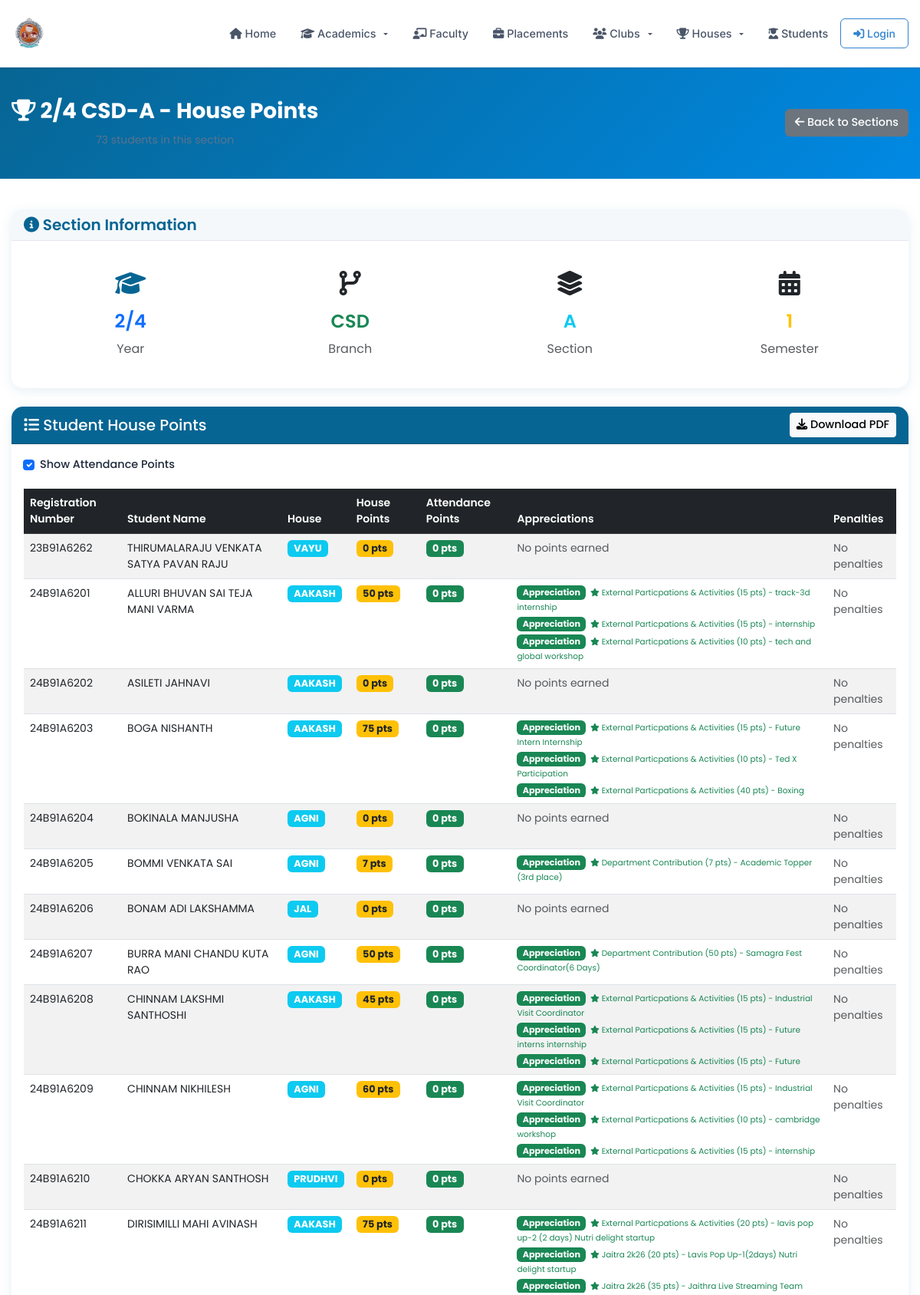
/section_house_points_detail.php?class_id=4 (upper part), run on the app's committed database.
### tables this page shows
CREATE TABLE `classes` (
  `class_id` int(11) NOT NULL,
  `academic_year` varchar(20) NOT NULL,
  `year` tinyint(1) NOT NULL,
  `semester` tinyint(1) NOT NULL,
  `branch` varchar(50) NOT NULL,
  `section` varchar(10) NOT NULL
);

CREATE TABLE `students` (
  `student_id` varchar(20) NOT NULL,
  `name` varchar(100) NOT NULL,
  `email` varchar(100) NOT NULL,
  `password` varchar(255) NOT NULL,
  `branch` varchar(50) NOT NULL,
  `section` varchar(10) NOT NULL,
  `class_id` int(11) NOT NULL,
  `hid` int(11) DEFAULT NULL,
  `is_alumni` tinyint(1) DEFAULT 0,
  `profile_picture` varchar(255) DEFAULT NULL,
  `created_at` timestamp NOT NULL DEFAULT current_timestamp()
);

CREATE TABLE `houses` (
  `hid` int(11) NOT NULL,
  `name` varchar(100) NOT NULL,
  `created_at` timestamp NOT NULL DEFAULT current_timestamp()
);

### section_house_points_detail.php (the view, shortened to what the rows shown need)
<?php
include './connect.php';
include './db_migration_helper.php';
$db_helper = new DatabaseMigrationHelper($conn);
$class_id = $_GET['class_id'] ?? null;
$class_query = "SELECT class_id, year, branch, section, semester, academic_year FROM classes WHERE class_id = ?";
$stmt = mysqli_prepare($conn, $class_query);
mysqli_stmt_bind_param($stmt, "i", $class_id);
mysqli_stmt_execute($stmt);
mysqli_stmt_bind_result($stmt, $class_id_result, $year, $branch, $section, $semester, $academic_year);
$class_data = [
    'class_id' => $class_id_result,
    'year' => $year,
    'branch' => $branch,
    'section' => $section,
    'semester' => $semester,
    'academic_year' => $academic_year
];
$section_name = $class_data['year'] . '/4 ' . strtoupper($class_data['branch']) . '-' . strtoupper($class_data['section']);
$students_query = "
    SELECT s.student_id, s.name, h.name as house_name
    FROM students s
    LEFT JOIN houses h ON s.hid = h.hid
    WHERE s.class_id = " . (int)$class_id . "
    ORDER BY s.student_id ASC
";
$students_result = mysqli_query($conn, $students_query);
$students = [];
if ($students_result) {
    while ($row = mysqli_fetch_assoc($students_result)) {
        $student = [
            'student_id' => $row['student_id'],
            'name' => $row['name'],
            'house_name' => $row['house_name']
        ];
        $house_points = 0;
        $participants_query = "SELECT COALESCE(SUM(points), 0) as points FROM participants WHERE student_id = '" . mysqli_real_escape_string($conn, $student['student_id']) . "'";
        $participants_result = mysqli_query($conn, $participants_query);
        if ($participants_result) {
            $participants_data = mysqli_fetch_assoc($participants_result);
            $house_points += (int)($participants_data['points'] ?? 0);
        }
        $organizers_query = "SELECT COALESCE(SUM(points), 0) as points FROM organizers WHERE student_id = '" . mysqli_real_escape_string($conn, $student['student_id']) . "'";
        $organizers_result = mysqli_query($conn, $organizers_query);
        if ($organizers_result) {
            $organizers_data = mysqli_fetch_assoc($organizers_result);
            $house_points += (int)($organizers_data['points'] ?? 0);
        }
        $appreciations_query = "SELECT COALESCE(SUM(points), 0) as points FROM appreciations WHERE student_id = '" . mysqli_real_escape_string($conn, $student['student_id']) . "'";
        $appreciations_result = mysqli_query($conn, $appreciations_query);
        if ($appreciations_result) {
            $appreciations_data = mysqli_fetch_assoc($appreciations_result);
            $house_points += (int)($appreciations_data['points'] ?? 0);
        }
        $penalties_query = "SELECT COALESCE(SUM(points), 0) as points FROM penalties WHERE student_id = '" . mysqli_real_escape_string($conn, $student['student_id']) . "'";
        $penalties_result = mysqli_query($conn, $penalties_query);
        if ($penalties_result) {
            $penalties_data = mysqli_fetch_assoc($penalties_result);
            $house_points += (int)($penalties_data['points'] ?? 0);
        }
        $attendance_stats = $db_helper->getStudentAttendanceStats($student['student_id']);
        $attendance_percentage = $attendance_stats['attendance_percentage'] ?? 0;
        $attendance_points = round($attendance_percentage);
        $appreciations_detail_query = "
            SELECT 'participant' as source, e.title as event_title, p.points, 'Participation' as reason, p.registered_at as created_at
            FROM participants p
            JOIN events e ON p.event_id = e.event_id
            WHERE p.student_id = '" . mysqli_real_escape_string($conn, $student['student_id']) . "' AND p.points > 0
            UNION ALL
            SELECT 'organizer' as source, e.title as event_title, o.points, o.role as reason, o.assigned_at as created_at
            FROM organizers o
            JOIN events e ON o.event_id = e.event_id
            WHERE o.student_id = '" . mysqli_real_escape_string($conn, $student['student_id']) . "'
            UNION ALL
            SELECT 'appreciation' as source, e.title as event_title, a.points, a.reason, a.created_at
            FROM appreciations a
            JOIN events e ON a.event_id = e.event_id
            WHERE a.student_id = '" . mysqli_real_escape_string($conn, $student['student_id']) . "'
            ORDER BY created_at DESC
        ";
        $appreciations_detail_result = mysqli_query($conn, $appreciations_detail_query);
        $appreciations_details = [];
        if ($appreciations_detail_result) {
            while ($row = mysqli_fetch_assoc($appreciations_detail_result)) {
                $appreciations_details[] = $row;
            }
        }
        $penalties_details = [];
        $student['house_points'] = $house_points;
        $student['attendance_points'] = $attendance_points;
        $student['appreciations_details'] = $appreciations_details;
        $student['penalties_details'] = $penalties_details;
        $students[] = $student;
    }
}
$student_count = count($students);
?>
<!DOCTYPE html>
<html lang="en">
<head>
    <?php include "./head.php"; ?>
</head>
<body>
    <div class="page-title">
        <div class="container">
            <div class="d-flex justify-content-between align-items-center">
                <div>
                    <h2><i class="fas fa-trophy"></i> <?php echo htmlspecialchars($section_name); ?> - House Points</h2>
                    <p><?php echo $student_count; ?> students in this section</p>
                </div>
            </div>
        </div>
    </div>
    <div class="main-content">
        <div class="container">
            <div class="card mb-4" style="border: none; box-shadow: 0 4px 16px rgba(7,101,147,0.1); border-radius: 15px;">
                <div class="card-body p-4">
                    <div class="row">
                        <div class="col-md-3 text-center">
                            <div class="info-item">
                                <i class="fas fa-graduation-cap" style="font-size: 2rem; color: var(--primary-blue); margin-bottom: 10px;"></i>
                                <h4 class="text-primary"><?php echo $class_data['year']; ?>/4</h4>
                                <p class="text-muted mb-0">Year</p>
                            </div>
                        </div>
                        <div class="col-md-3 text-center">
                            <div class="info-item">
                                <i class="fas fa-code-branch" style="font-size: 2rem; color: var(--success); margin-bottom: 10px;"></i>
                                <h4 class="text-success"><?php echo strtoupper($class_data['branch']); ?></h4>
                                <p class="text-muted mb-0">Branch</p>
                            </div>
                        </div>
                        <div class="col-md-3 text-center">
                            <div class="info-item">
                                <i class="fas fa-layer-group" style="font-size: 2rem; color: var(--info); margin-bottom: 10px;"></i>
                                <h4 class="text-info"><?php echo strtoupper($class_data['section']); ?></h4>
                                <p class="text-muted mb-0">Section</p>
                            </div>
                        </div>
                        <div class="col-md-3 text-center">
                            <div class="info-item">
                                <i class="fas fa-calendar-alt" style="font-size: 2rem; color: var(--warning); margin-bottom: 10px;"></i>
                                <h4 class="text-warning"><?php echo $class_data['semester']; ?></h4>
                                <p class="text-muted mb-0">Semester</p>
                            </div>
                        </div>
                    </div>
                </div>
            </div>
            <?php if (!empty($students)): ?>
                <div class="card" style="border: none; box-shadow: 0 4px 16px rgba(7,101,147,0.1); border-radius: 15px;">
                    <div class="card-body">
                        <div class="table-responsive">
                            <table class="table table-striped table-hover" id="housePointsTable">
                                <thead class="table-dark">
                                    <tr>
                                        <th>Registration Number</th>
                                        <th>Student Name</th>
                                        <th>House</th>
                                        <th>House Points</th>
                                        <th class="attendance-column">Attendance Points</th>
                                        <th>Appreciations</th>
                                        <th>Penalties</th>
                                    </tr>
                                </thead>
                                <tbody>
                                    <?php foreach ($students as $student): ?>
                                        <tr>
                                            <td data-label="Registration Number"><?php echo htmlspecialchars($student['student_id']); ?></td>
                                            <td data-label="Student Name"><?php echo htmlspecialchars($student['name']); ?></td>
                                            <td data-label="House">
                                                <?php if ($student['house_name']): ?>
                                                    <span class="badge bg-info"><?php echo htmlspecialchars($student['house_name']); ?></span>
                                                <?php else: ?>
                                                    <span class="text-muted">-</span>
                                                <?php endif; ?>
                                            </td>
                                            <td data-label="House Points">
                                                <span class="badge bg-warning text-dark">
                                                    <?php echo htmlspecialchars($student['house_points']); ?> pts
                                                </span>
                                            </td>
                                            <td class="attendance-column" data-label="Attendance Points">
                                                <span class="badge bg-success">
                                                    <?php echo htmlspecialchars($student['attendance_points']); ?> pts
                                                </span>
                                            </td>
                                            <td data-label="Appreciations">
                                                <?php if (!empty($student['appreciations_details'])): ?>
                                                    <div class="appreciation-details">
                                                        <?php foreach ($student['appreciations_details'] as $appreciation): ?>
                                                            <div class="mb-1">
                                                                <small class="text-success">
                                                                    <?php
                                                                    $icon = 'fas fa-star';
                                                                    $badge_class = 'badge bg-success';
                                                                    ?>
                                                                    <span class="<?php echo $badge_class; ?>" style="font-size: 0.7rem; margin-right: 3px;">
                                                                        <?php echo ucfirst($appreciation['source']); ?>
                                                                    </span>
                                                                    <i class="<?php echo $icon; ?>"></i> <?php echo htmlspecialchars($appreciation['event_title']); ?>
                                                                    (<?php echo htmlspecialchars($appreciation['points']); ?> pts)
                                                                    <?php if ($appreciation['reason']): ?>
                                                                        - <?php echo htmlspecialchars($appreciation['reason']); ?>
                                                                    <?php endif; ?>
                                                                </small>
                                                            </div>
                                                        <?php endforeach; ?>
                                                    </div>
                                                <?php else: ?>
                                                    <span class="text-muted">No points earned</span>
                                                <?php endif; ?>
                                            </td>
                                            <td data-label="Penalties">
                                                <?php if (!empty($student['penalties_details'])): ?>
                                                    <div class="penalty-details">
                                                        <?php foreach ($student['penalties_details'] as $penalty): ?>
                                                            <div class="mb-1">
                                                                <small class="text-danger">
                                                                    <i class="fas fa-minus-circle"></i> <?php echo htmlspecialchars($penalty['event_title']); ?>
                                                                    (<?php echo htmlspecialchars($penalty['points']); ?> pts)
                                                                    <?php if ($penalty['reason']): ?>
                                                                        - <?php echo htmlspecialchars($penalty['reason']); ?>
                                                                    <?php endif; ?>
                                                                </small>
                                                            </div>
                                                        <?php endforeach; ?>
                                                    </div>
                                                <?php else: ?>
                                                    <span class="text-muted">No penalties</span>
                                                <?php endif; ?>
                                            </td>
                                        </tr>
                                    <?php endforeach; ?>
                                </tbody>
                            </table>
                        </div>
                    </div>
                </div>
            <?php endif; ?>
        </div>
    </div>
</body>
</html>

### data on the page
classes: section_name "2/4 CSD-A", year "2", branch "CSD", section "A", semester "1"
students: student_id "23B91A6262", name "THIRUMALARAJU VENKATA SATYA PAVAN RAJU", hid.name "VAYU", house_points "0", attendance_points "0", shows "No points earned"
students: student_id "24B91A6201", name "ALLURI BHUVAN SAI TEJA MANI VARMA", hid.name "AAKASH", house_points "50", attendance_points "0", source "Appreciation", event_title "External Particpations & Activities", points "15", reason "track-3d internship", reason "internship", points "10", reason "tech and global workshop"
students: student_id "24B91A6202", name "ASILETI JAHNAVI", hid.name "AAKASH", house_points "0", attendance_points "0", shows "No points earned"
students: student_id "24B91A6203", name "BOGA NISHANTH", hid.name "AAKASH", house_points "75", attendance_points "0", source "Appreciation", event_title "External Particpations & Activities", points "15", reason "Future Intern Internship", points "10", reason "Ted X Participation", points "40", reason "Boxing…"
students: student_id "24B91A6204", name "BOKINALA MANJUSHA", hid.name "AGNI", house_points "0", attendance_points "0", shows "No points earned"
students: student_id "24B91A6205", name "BOMMI VENKATA SAI", hid.name "AGNI", house_points "7", attendance_points "0", source "Appreciation", event_title "Department Contribution", points "7", reason "Academic Topper (3rd place)"
students: student_id "24B91A6206", name "BONAM ADI LAKSHAMMA", hid.name "JAL", house_points "0", attendance_points "0", shows "No points earned"
students: student_id "24B91A6207", name "BURRA MANI CHANDU KUTA RAO", hid.name "AGNI", house_points "50", attendance_points "0", source "Appreciation", event_title "Department Contribution", points "50", reason "Samagra Fest Coordinator(6 Days)"
students: student_id "24B91A6208", name "CHINNAM LAKSHMI SANTHOSHI", hid.name "AAKASH", house_points "45", attendance_points "0", source "Appreciation", event_title "External Particpations & Activities", points "15", reason "Industrial Visit Coordinator", reason "Future interns internship", reason "Future…"
students: student_id "24B91A6209", name "CHINNAM NIKHILESH", hid.name "AGNI", house_points "60", attendance_points "0", source "Appreciation", event_title "External Particpations & Activities", points "15", reason "Industrial Visit Coordinator", points "10", reason "cambridge workshop", reason "internship…"
students: student_id "24B91A6210", name "CHOKKA ARYAN SANTHOSH", hid.name "PRUDHVI", house_points "0", attendance_points "0", shows "No points earned"
students: student_id "24B91A6211", name "DIRISIMILLI MAHI AVINASH", hid.name "AAKASH", house_points "75", attendance_points "0", source "Appreciation", event_title "External Particpations & Activities", points "20", reason "lavis pop up-2 (2 days) Nutri delight startup", event_title "Jaitra 2k26", reason "Lavis Pop Up-1(2days) Nutri delight startup", points "35", reason "Jaithra Live Streaming Team"

### other printed values
$student_count "73"
